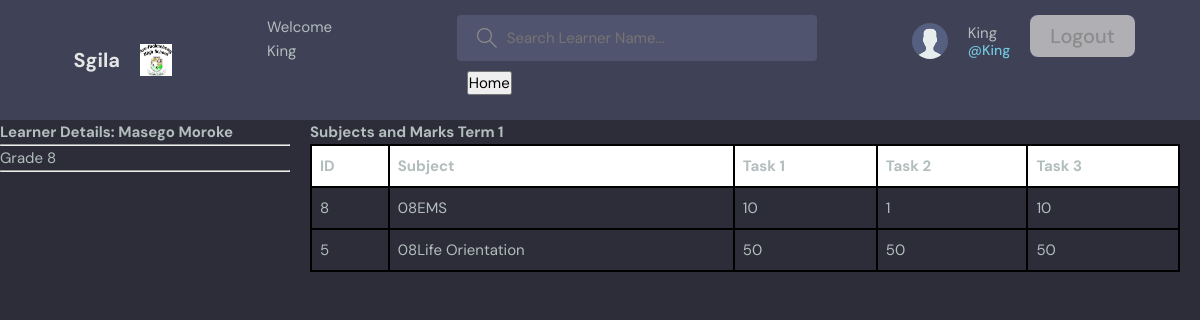
The page /learner-detail/9/ (signed in) on the database its author committed.
### base/models.py (models this page shows, shortened)
class Learner(models.Model):
    GENDER_CHOICES = (
        ('M', 'Male'),
        ('F', 'Female'),
    )
    name = models.CharField(max_length=100)
    surname = models.CharField(max_length=100)
    gender = models.CharField(max_length=1, choices=GENDER_CHOICES, null=True)
    gradeName = models.ForeignKey('Grade', on_delete=models.SET_NULL, null=True)
    classroomName = models.ForeignKey('Classroom', on_delete=models.SET_NULL, null=True)
    subjects = models.ManyToManyField('Subject')  # Many-to-many relationship with Subject
    parent = models.ForeignKey(User,on_delete=models.SET_NULL, null=True)

class Grade(models.Model):
    name = models.CharField(max_length=100, null=True)
    def __str__(self):
        return self.name

class Marks(models.Model):
    name = models.CharField(max_length=50, default='Unknown')  # Example default value
    task1 = models.CharField(max_length=50, null=True, default='')
    task2 = models.CharField(max_length=50, null=True, default='')
    task3 = models.CharField(max_length=50, null=True, default='')
    term = models.FloatField(null=True, default=None)
    task4 = models.CharField(max_length=50, null=True, default='')
    task5 = models.CharField(max_length=50, null=True, default='')
    task6 = models.CharField(max_length=50, null=True, default='')
    term2 = models.FloatField(null=True, default=None)
    task7 = models.CharField(max_length=50, null=True, default='')
    task8 = models.CharField(max_length=50, null=True, default='')
    task9 = models.CharField(max_length=50, null=True, default='')
    term3 = models.FloatField(null=True, default=None)
    task10 = models.CharField(max_length=50, null=True, default='')
    task11 = models.CharField(max_length=50, null=True, default='')
    task12 = models.CharField(max_length=50, null=True, default='')
    term4 = models.FloatField(null=True, default=None)
    learner = models.ForeignKey(Learner, on_delete=models.CASCADE, related_name='marks', null=True)
    subject = models.ForeignKey(Subject, on_delete=models.SET_NULL, null=True)

class Subject(models.Model):
    name = models.CharField(max_length=100)
    gradeName = models.ForeignKey('Grade', on_delete=models.SET_NULL, null=True)
    department = models.ForeignKey('Department', on_delete=models.SET_NULL, null=True)

### base/views.py (the view)
# urls.py: path('learner-detail/<str:pk>/', views.learner, name="learner-detail"),
def learner(request, pk):
       logged_in_user = request.user
       assigned_learners = Learner.objects.filter(parent=logged_in_user)
       learners = Learner.objects.get(id=pk)
       subjects = Subject.objects.all()
       marks = Marks.objects.all()
       context = {'assigned_learners':assigned_learners,'marks':marks, 'subjects':subjects,'learners': learners}
       return render(request, 'base/learner_detail.html', context)

### base/templates/base/learner_detail.html (shortened to what this page needs)
{% extends 'main.html' %}
{% block content %}
<div class="home-container">
    <div class="grades-column">
<h1>Learner Details: {{ learners.name }} {{ learners.surname }}</h1>
<div>
    <hr>
    <p>{{ learners.gradeName }}</p>
<hr>
</div>
</div>
<div class="other-content-column">
<h2>Subjects and Marks Term 1</h2>
<table>
    <thead>
        <tr><th>ID</th>
            <th>Subject</th>
            <th>Task 1 </th>
            <th>Task 2 </th>
            <th>Task 3 </th>
        </tr>
    </thead>
    <tbody>
        {% for mark in learners.marks.all %}
        <tr><td>{{ mark.subject.id }}</td>
            <td>{{ mark.subject.name }}</td>
            <td>{{ mark.task1 }}</td>
            <td>{{ mark.task2 }}</td>
            <td>{{ mark.task3 }}</td>
        </tr>
        {% endfor %}
    </tbody>
</table>
</div>
</div>
{% endblock %}

### templates/navbar.html (shortened to what this page needs)
{%load static%}
<header class="header header--loggedIn">
  <div class="container">
      <a href="{% url 'home'%}" class="header__logo">
        <h1>Sgila</h1>
          <img src="{% static 'images/logo.jpeg' %}" />
      </a>
      <small>Welcome {{user.username}}</small>
      <form class="header__search" method="GET" action="{% url 'home' %}">
          <label>
              <input name="q" placeholder="Search Learner Name..." />
          </label>
             <div style="padding: 10px" class="navigation-strip" >
        <button onclick="window.location.href='{% url 'home' %}'" >Home</button>
    </div>
      </form>
      <nav class="header__menu">
          {% if request.user.is_authenticated %}
          <div class="header__user">
                        <img src="{% static 'images/avatar.svg' %}" >
                  <p>{{request.user.username}} <span>@{{request.user.username}}</span></p>
            <div >
            <a href="{% url 'logout' %}" class="blue-button">Logout</a>
            </div>
          </div>
          {% endif %}
      </nav>
  </div>
</header>

### static/styles/style.css (style rules this page uses)
:root { --color-main: #71c6dd; --color-main-light: #e1f6fb; --color-dark: #3f4156; --color-dark-medium: #51546e; --color-dark-light: #696d97; --color-light: #e5e5e5; --color-gray: #8b8b8b; --color-light-gray: #b2bdbd; --color-bg: #2d2d39; --color-success: #5dd693; --color-error: #fc4b0b; }
* { font-family: "DM Sans", -apple-system, BlinkMacSystemFont, "Segoe UI", Roboto, Oxygen, Ubuntu, Cantarell, "Open Sans", "Helvetica Neue", sans-serif; margin: 0; padding: 0; box-sizing: border-box; text-rendering: optimizeLegibility; font-size: inherit; }
html { font-size: 56.25%; }
@media only screen and (min-width: 1200px) { html { font-size: 62.5%; } }
body { line-height: 1.6; font-weight: 400; font-size: 1.5rem; color: var(--color-light-gray); background-color: var(--color-bg); min-height: 100vh; }
img { width: 100%; }
a { display: inline-block; color: var(--color-main); text-decoration: none; }
.container { max-width: 120rem; width: 90%; margin: auto; }
.header { padding: 1.5rem; background-color: var(--color-dark); }
.header > .container { display: flex; gap: 9.5rem; }
.header__logo, .header__user { display: flex; gap: 2rem; align-items: center; }
.header__logo > img { height: 3.2rem; width: 3.2rem; }
.header__logo > h1 { font-weight: 700; font-size: 2rem; color: var(--color-light); }
.header__search > label { background-color: var(--color-dark-medium); padding: 1.3rem 1rem; display: flex; align-items: center; gap: 1rem; border-radius: 4px; }
.header__search svg { fill: var(--color-gray); width: 2rem; height: 2rem; margin-left: 1rem; }
.header__search input { width: 30rem; background: transparent; border: none; outline: none; color: var(--color-light); }
.header__menu { margin-left: auto; position: relative; }
.header__menu a { display: flex; gap: 1.5rem; align-items: center; font-weight: 500; text-decoration: none; color: var(--color-gray); }
.header__menu img { height: 3.6rem; }
.header__menu p { line-height: 1.2; }
.header__menu span { color: var(--color-main); font-weight: 500; font-size: 1.4rem; display: block; }

### templates/navbar.html (style rules this page uses)
.blue-button { background-color: #cccc; border: none; color: #000; padding: 5px 20px; text-align: center; text-decoration: none; display: inline-block; font-size: 20px; margin-bottom: 10px; cursor: pointer; border-radius: 8px; transition: background-color 0.3s; }

### base/templates/base/learner_detail.html (style rules this page uses)
.home-container { width: 100%; display: grid; grid-template-columns: 1fr 3fr; grid-column-gap: 20px; }
.grades-column { grid-column: 1; }
.other-content-column { grid-column: 2; }
table { width: 100%; border-collapse: collapse; }
th, td { border: 2px solid #000; padding: 8px; text-align: left; }
th { background-color: #ffff; }

### rows shown on the page
Learner: name "Masego", surname "Moroke", gradeName "Grade 8"
Marks: subject.id "8", subject.name "08EMS", task1 "10", task2 "1", task3 "10"
Marks: subject.id "5", subject.name "08Life Orientation", task1 "50", task2 "50", task3 "50"

### other values the page prints
{{ user.username }} "King"
{{ request.user.username }} "King"
